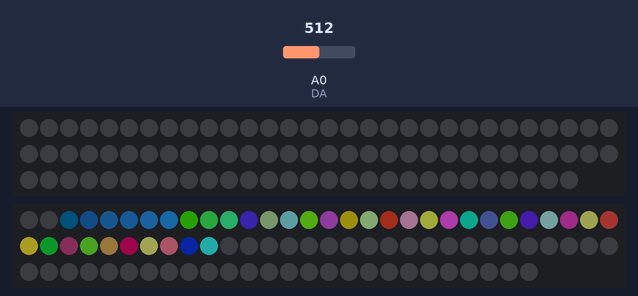
A sketch run on a simulated Arduino Uno, built with avr-gcc and run on an emulated ATmega328P. On the bench: 88 RGB LEDs in strip order, left to right, continuing on the next row, 86 RGB LEDs in strip order, left to right, continuing on the next row. The test bench sets the inputs (shaded band); at power-on: A0 (DA) = 512. Dim RGB values are drawn brighter than linear; random numbers use the default seed unless the sketch sets one; what the sketch prints to the serial monitor is not drawn.

Above: at 0.1 s.

The sketch:

GLBr_EC.ino
```cpp
#include <FastLED.h>
#define DATA_PIN    3
#define DATA_PIN2 4
//#define CLK_PIN   4
#define LED_TYPE    WS2812B
#define COLOR_ORDER GRB
#define NUM_LEDS    88
#define NUM_LEDS2   86
int DO = 1; //Pin for Digital Output - DO
int DA = 0; // Pin for Analog Output - AO
CRGB strip1[NUM_LEDS];
CRGB strip2[NUM_LEDS2];


#define BRIGHTNESS         50
#define FRAMES_PER_SECOND  60
int trsh = 27; //Set minimum threshold for LED lit
//Max is 810, increments by 4
int sensorvalue = 0;
float EMA_a = 0.6;
int EMA_S = 0;


void setup() {
  Serial.begin(9600);
  pinMode(1, INPUT);
  FastLED.addLeds<LED_TYPE, DATA_PIN, COLOR_ORDER>(strip1, NUM_LEDS).setCorrection(TypicalLEDStrip);
  FastLED.addLeds<LED_TYPE, DATA_PIN2, COLOR_ORDER>(strip2, NUM_LEDS2).setCorrection(TypicalLEDStrip);
  FastLED.setBrightness(BRIGHTNESS);
  EMA_S = analogRead(DA);

}

int red = 0;
int green = 0;
int blue = 0;
int previous_value = 0;
void loop() {

  sensorvalue = analogRead(DA);  //Read the analog value
  EMA_S = (EMA_a * sensorvalue); //+ ((1 - EMA_a) * EMA_S);
  Serial.println(EMA_S);

  //defining over threshold
  int overtrsh = (EMA_S - trsh) >> 2; //Divides by 4, to find the amount of lights to turn on, limits to 64
   if (overtrsh > 128){
    overtrsh = overtrsh - 130;
  }

  if (overtrsh == 86) {
    overtrsh = overtrsh - 26 ;
  }
  overtrsh = overtrsh << 1;
  if (overtrsh > 72){
    overtrsh = overtrsh - 100;
  }


  //for strip 2
  for (int i = 0; i < overtrsh && i < NUM_LEDS2; i++) {
    //255 - ((i >> 3) * 32)
    strip2[i] = CRGB((red += i) & 0xFF, (green += i * 3) & 0xFF, (blue += i * 5) & 0xFF);
    red = (red + 1) & 0xFF;
    green = green + (i * 2) & 0xFF;
    blue = (blue + (i * 3)) & 0xFF;
    if (i > previous_value && i & 0b10 == 1){
      delay(150);
      FastLED.show();
    }
  }

  for (int i = NUM_LEDS2 - 1; i > overtrsh - 1 && i >= 0; i--) {
    strip2[i] = CRGB(0, 0, 0);
  }
  previous_value = overtrsh;
  FastLED.show();

  //strip 1
  synthRainbow();
  addGlitter(80);
  FastLED.show();
  //FastLED.delay(1000/FRAMES_PER_SECOND);
}

void addGlitter( fract8 chanceOfGlitter)
{
  if( random8() < chanceOfGlitter) {
    strip1[ random16(NUM_LEDS) ] += CRGB::White;
  }
}

void synthRainbow(){
  fill_gradient_RGB(strip1,0,CRGB::Cyan, 69, CRGB::Fuchsia);
  fill_gradient_RGB(strip1,70 ,CRGB::Orchid, NUM_LEDS, CRGB::Red);
}
```
